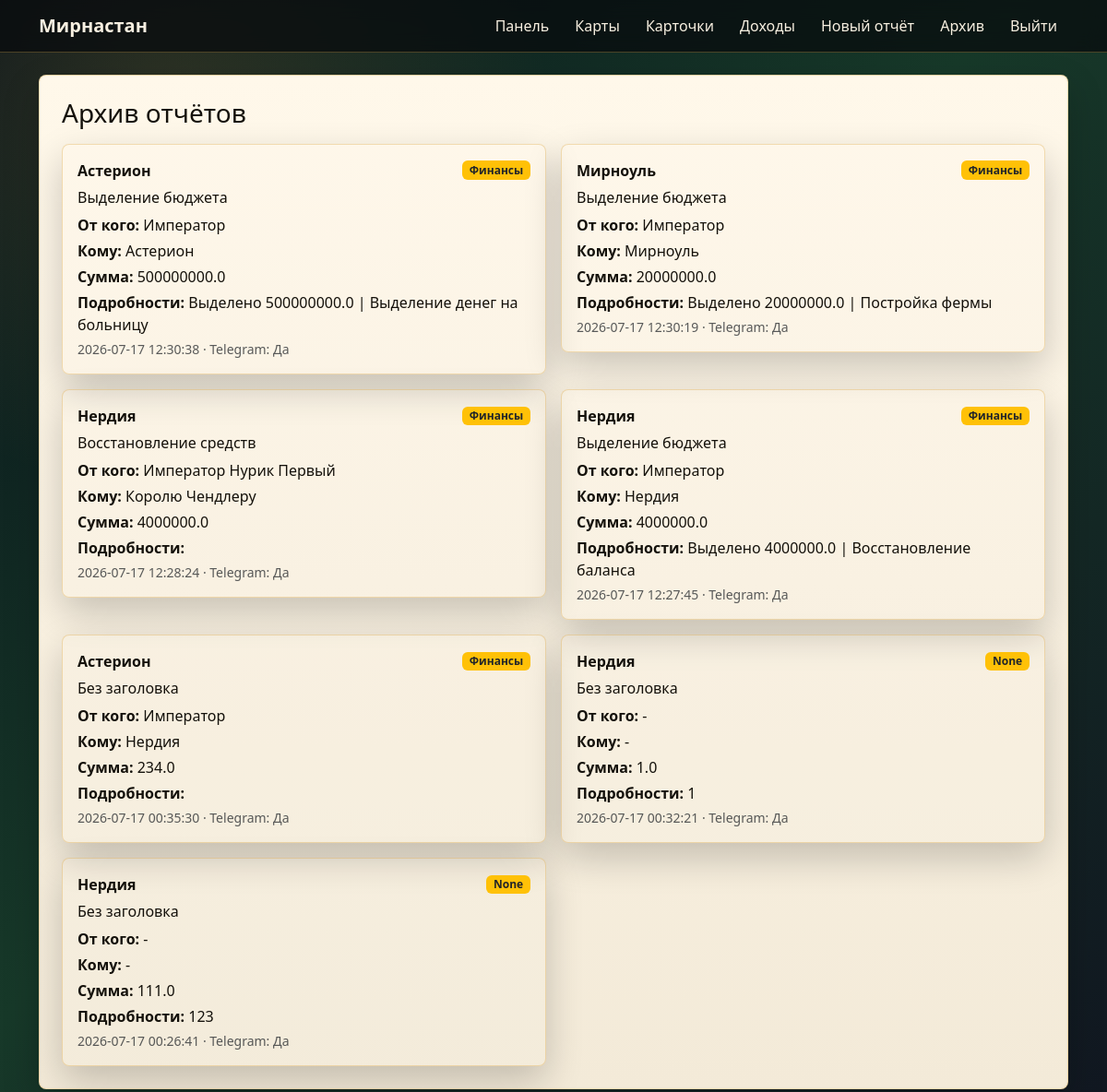
The app's page /reports (signed in) with its own data.
### tables this page shows
CREATE TABLE reports (
        id INTEGER PRIMARY KEY,
        kingdom_id INTEGER,
        amount REAL,
        description TEXT,
        created_at TIMESTAMP DEFAULT CURRENT_TIMESTAMP,
        posted INTEGER DEFAULT 0
    , report_type TEXT, title TEXT, author_name TEXT, recipient_name TEXT, nickname TEXT);

CREATE TABLE kingdoms (
        id INTEGER PRIMARY KEY,
        name TEXT UNIQUE,
        budget REAL DEFAULT 0
    , daily_income REAL DEFAULT 0, map_image TEXT, map_notes TEXT);

### app.py (the view)
@app.route('/reports')
@login_required
def reports():
    reports = query_db('SELECT r.*, k.name as kingdom_name FROM reports r JOIN kingdoms k ON r.kingdom_id=k.id ORDER BY r.created_at DESC')
    return render_template('reports.html', reports=reports)

### app.py (called while the page is built)
def get_db():
    db = getattr(g, '_database', None)
    if db is None:
        db = g._database = sqlite3.connect(DB_PATH)
        db.row_factory = sqlite3.Row
    try:
        columns = [row[1] for row in db.execute('PRAGMA table_info(users)')]
        if 'balance' not in columns:
            db.execute('ALTER TABLE users ADD COLUMN balance REAL DEFAULT 0')
            db.commit()
    except Exception:
        pass
    return db

@app.teardown_appcontext
def close_connection(exception):
    db = getattr(g, '_database', None)
    if db is not None:
        db.close()

def query_db(query, args=(), one=False):
    cur = get_db().execute(query, args)
    rv = cur.fetchall()
    cur.close()
    return (rv[0] if rv else None) if one else rv

def login_required(f):
    from functools import wraps
    @wraps(f)
    def decorated(*args, **kwargs):
        if 'user' not in session:
            return redirect(url_for('login'))
        return f(*args, **kwargs)
    return decorated

### templates/reports.html
{% extends 'base.html' %}
{% block content %}
<div class="card p-4">
  <h3 class="mb-3">Архив отчётов</h3>
  <div class="row g-3">
    {% for r in reports %}
    <div class="col-md-6">
      <div class="card p-3" style="background: rgba(255,255,255,.06);">
        <div class="d-flex justify-content-between align-items-center mb-2">
          <strong>{{ r.kingdom_name or 'Общее' }}</strong>
          <span class="badge bg-warning text-dark">{{ r.report_type }}</span>
        </div>
        <h6>{{ r.title or 'Без заголовка' }}</h6>
        <p class="mb-1"><strong>От кого:</strong> {{ r.author_name or '-' }}</p>
        <p class="mb-1"><strong>Кому:</strong> {{ r.recipient_name or '-' }}</p>
        <p class="mb-1"><strong>Сумма:</strong> {{ r.amount }}</p>
        <p class="mb-1"><strong>Подробности:</strong> {{ r.description }}</p>
        <small class="text-muted">{{ r.created_at }} · Telegram: {{ 'Да' if r.posted else 'Нет' }}</small>
      </div>
    </div>
    {% endfor %}
  </div>
</div>
{% endblock %}

### templates/base.html (shortened to what this page needs)
<!doctype html>
<html lang="ru">
  <head>
    <link href="https://cdn.jsdelivr.net/npm/bootstrap@5.3.0/dist/css/bootstrap.min.css" rel="stylesheet">
  </head>
  <body>
    <nav class="navbar navbar-expand-lg navbar-dark">
      <div class="container">
        <a class="navbar-brand fw-bold" href="/">Мирнастан</a>
        <div class="collapse navbar-collapse" id="mainNav">
          <ul class="navbar-nav ms-auto gap-lg-1">
            {% if session.user %}
            <li class="nav-item"><a class="nav-link" href="/dashboard">Панель</a></li>
            <li class="nav-item"><a class="nav-link" href="/maps">Карты</a></li>
            <li class="nav-item"><a class="nav-link" href="/cards">Карточки</a></li>
            {% if session.user.role=='emperor' %}
            <li class="nav-item"><a class="nav-link" href="/income">Доходы</a></li>
            {% endif %}
            <li class="nav-item"><a class="nav-link" href="/submit_report">Новый отчёт</a></li>
            <li class="nav-item"><a class="nav-link" href="/reports">Архив</a></li>
            <li class="nav-item"><a class="nav-link" href="/logout">Выйти</a></li>
            {% else %}
            <li class="nav-item"><a class="nav-link" href="/register">Регистрация</a></li>
            <li class="nav-item"><a class="nav-link" href="/login">Войти</a></li>
            {% endif %}
          </ul>
        </div>
      </div>
    </nav>
    <main class="container py-4">
      {% block content %}{% endblock %}
    </main>
  </body>
</html>

### records on screen
reports: name "Астерион", report_type "Финансы", title "Выделение бюджета", author_name "Император", recipient_name "Астерион", amount "500000000.0", description "Выделено 500000000.0 | Выделение денег на больницу", created_at "2026-07-17 12:30:38", posted "Да"
reports: name "Мирноуль", report_type "Финансы", title "Выделение бюджета", author_name "Император", recipient_name "Мирноуль", amount "20000000.0", description "Выделено 20000000.0 | Постройка фермы", created_at "2026-07-17 12:30:19", posted "Да"
reports: name "Нердия", report_type "Финансы", title "Восстановление средств", author_name "Император Нурик Первый", recipient_name "Королю Чендлеру", amount "4000000.0", created_at "2026-07-17 12:28:24", posted "Да"
reports: name "Нердия", report_type "Финансы", title "Выделение бюджета", author_name "Император", recipient_name "Нердия", amount "4000000.0", description "Выделено 4000000.0 | Восстановление баланса", created_at "2026-07-17 12:27:45", posted "Да"
reports: name "Астерион", report_type "Финансы", title "Без заголовка", author_name "Император", recipient_name "Нердия", amount "234.0", created_at "2026-07-17 00:35:30", posted "Да"
reports: name "Нердия", report_type "None", title "Без заголовка", author_name "-", recipient_name "-", amount "1.0", description "1", created_at "2026-07-17 00:32:21", posted "Да"
reports: name "Нердия", report_type "None", title "Без заголовка", author_name "-", recipient_name "-", amount "111.0", description "123", created_at "2026-07-17 00:26:41", posted "Да"
